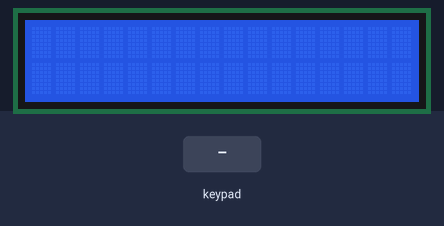
Bench run of a sketch on a simulated ESP32. On the bench: 16×2 character LCD. The inputs (shaded band) are chosen by the test bench.

Above: at 1.2 s.
1.3 s: keypad keys 1 3 1 2 1 4 2 7 # pressed 0.4 s apart
At 5.7 s:
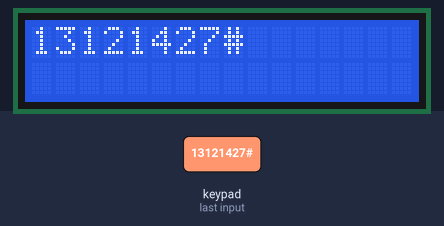
6.4 s: key 'A' pressed
At 6.9 s:
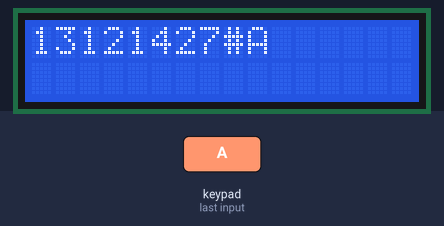
7.9 s: key 'B' pressed
At 8.3 s:
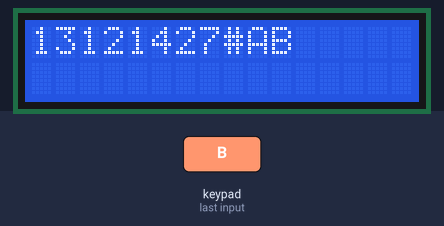
9.4 s: key '*' pressed
At 10.5 s:
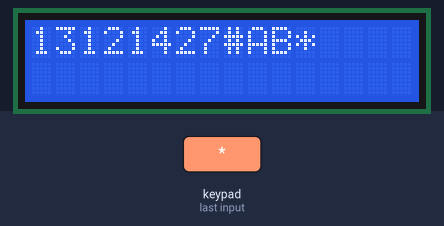
10.9 s: key '#' pressed
At 11.8 s:
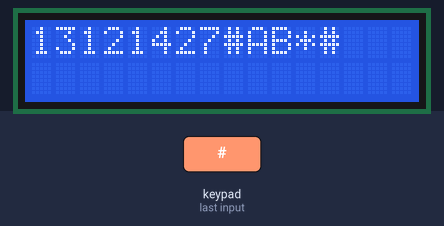
12.4 s: key 'D' pressed
At 12.8 s:
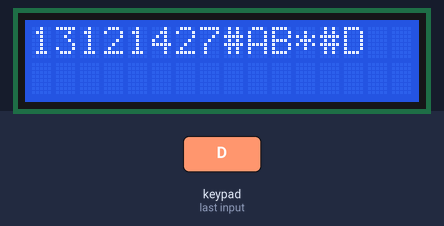
Timing chart, 0 to 14.9 s (numbered marks = the images above; inputs shaded):
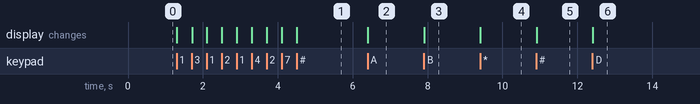

Measured:
- after the input at 1.3 s, the display: first changes at once (image 1 shows a later state)
- after the input at 6.4 s, the display: changes at once (image 2)
- after the input at 7.9 s, the display: changes at once (image 3)
- after the input at 9.4 s, the display: changes at once (image 4)
- after the input at 10.9 s, the display: changes at once (image 5)
- after the input at 12.4 s, the display: changes at once (image 6)

The sketch:

keypad.ino
```cpp
#include <Keypad.h>
#include <LiquidCrystal_I2C.h>

LiquidCrystal_I2C lcd(0x27, 16, 2);

const byte ROWS =  4;
const byte COLS =  4;

char keys[ROWS][COLS] = {
 {'1', '2', '3', 'A'},
 {'4', '5', '6', 'B'},
 {'7', '8', '9', 'C'},
 {'*', '0', '#', 'D'}
};

byte rowPins[ROWS] = {13, 12, 14, 27};
byte colPins[COLS] = {26, 25, 33, 32};

Keypad keypad = Keypad(makeKeymap(keys), rowPins,
colPins, ROWS, COLS);

void setup() {
  lcd.init();
  lcd.backlight();
  lcd.setCursor(0, 0);
  // lcd.print("Hello World");
}

void loop() {
  char key = keypad.getKey();

  if (key) {
    if (key == 'C') {
      lcd.clear();
      // lcd.print("KETIK AKU BANG");
    } else {
      lcd.print(key);
    }
  }

}
```
